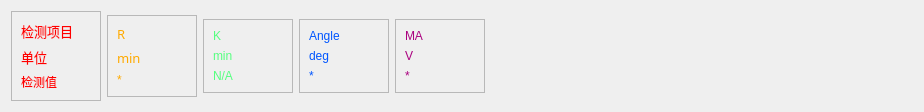
      <widget class="QWidget" name="scrollAreaWidgetContents">
       <property name="geometry">
        <rect>
         <x>0</x>
         <y>0</y>
         <width>924</width>
         <height>107</height>
        </rect>
       </property>
       <layout class="QGridLayout" name="gridLayout_21">
        <item row="0" column="3">
         <widget class="QFrame" name="frame_3">
          <property name="sizePolicy">
           <sizepolicy hsizetype="Minimum" vsizetype="Maximum">
            <horstretch>0</horstretch>
            <verstretch>0</verstretch>
           </sizepolicy>
          </property>
          <property name="minimumSize">
           <size>
            <width>90</width>
            <height>0</height>
           </size>
          </property>
          <property name="maximumSize">
           <size>
            <width>60</width>
            <height>16777215</height>
           </size>
          </property>
          <property name="styleSheet">
           <string notr="true">color: rgb(0, 85, 255);</string>
          </property>
          <property name="frameShape">
           <enum>QFrame::StyledPanel</enum>
          </property>
          <property name="frameShadow">
           <enum>QFrame::Raised</enum>
          </property>
          <layout class="QGridLayout" name="gridLayout_12">
           <item row="1" column="0">
            <widget class="QLabel" name="label_9">
             <property name="sizePolicy">
              <sizepolicy hsizetype="Preferred" vsizetype="Preferred">
               <horstretch>0</horstretch>
               <verstretch>0</verstretch>
              </sizepolicy>
             </property>
             <property name="text">
              <string>deg</string>
             </property>
            </widget>
           </item>
           <item row="2" column="0">
            <widget class="QLabel" name="lbAngleValue">
             <property name="text">
              <string>*</string>
             </property>
            </widget>
           </item>
           <item row="0" column="0">
            <widget class="QLabel" name="label_5">
             <property name="sizePolicy">
              <sizepolicy hsizetype="Preferred" vsizetype="Preferred">
               <horstretch>0</horstretch>
               <verstretch>0</verstretch>
              </sizepolicy>
             </property>
             <property name="text">
              <string>Angle</string>
             </property>
            </widget>
           </item>
          </layout>
         </widget>
        </item>
        <item row="0" column="4">
         <widget class="QFrame" name="frame_4">
          <property name="sizePolicy">
           <sizepolicy hsizetype="Minimum" vsizetype="Maximum">
            <horstretch>0</horstretch>
            <verstretch>0</verstretch>
           </sizepolicy>
          </property>
          <property name="minimumSize">
           <size>
            <width>90</width>
            <height>0</height>
           </size>
          </property>
          <property name="maximumSize">
           <size>
            <width>60</width>
            <height>16777215</height>
           </size>
          </property>
          <property name="styleSheet">
           <string notr="true">color: rgb(170, 0, 127);</string>
          </property>
          <property name="frameShape">
           <enum>QFrame::StyledPanel</enum>
          </property>
          <property name="frameShadow">
           <enum>QFrame::Raised</enum>
          </property>
          <layout class="QGridLayout" name="gridLayout_13">
           <item row="1" column="0">
            <widget class="QLabel" name="label_10">
             <property name="text">
              <string>V</string>
             </property>
            </widget>
           </item>
           <item row="0" column="0">
            <widget class="QLabel" name="label_6">
             <property name="sizePolicy">
              <sizepolicy hsizetype="Preferred" vsizetype="Preferred">
               <horstretch>0</horstretch>
               <verstretch>0</verstretch>
              </sizepolicy>
             </property>
             <property name="text">
              <string>MA</string>
             </property>
            </widget>
           </item>
           <item row="2" column="0">
            <widget class="QLabel" name="lbMAValue">
             <property name="text">
              <string>*</string>
             </property>
            </widget>
           </item>
          </layout>
         </widget>
        </item>
        <item row="0" column="1">
         <widget class="QFrame" name="frame">
          <property name="sizePolicy">
           <sizepolicy hsizetype="Minimum" vsizetype="Maximum">
            <horstretch>0</horstretch>
            <verstretch>0</verstretch>
           </sizepolicy>
          </property>
          <property name="minimumSize">
           <size>
            <width>90</width>
            <height>0</height>
           </size>
          </property>
          <property name="maximumSize">
           <size>
            <width>70</width>
            <height>16777215</height>
           </size>
          </property>
          <property name="layoutDirection">
           <enum>Qt::LeftToRight</enum>
          </property>
          <property name="styleSheet">
           <string notr="true">color: rgb(255, 170, 0);</string>
          </property>
          <property name="frameShape">
           <enum>QFrame::StyledPanel</enum>
          </property>
          <property name="frameShadow">
           <enum>QFrame::Raised</enum>
          </property>
          <layout class="QGridLayout" name="gridLayout_10">
           <item row="1" column="0">
            <widget class="QLabel" name="label_7">
             <property name="sizePolicy">
              <sizepolicy hsizetype="Preferred" vsizetype="Preferred">
               <horstretch>0</horstretch>
               <verstretch>0</verstretch>
              </sizepolicy>
             </property>
             <property name="font">
              <font>
               <family>微软雅黑</family>
               <pointsize>10</pointsize>
               <weight>50</weight>
               <italic>false</italic>
               <bold>false</bold>
              </font>
             </property>
             <property name="text">
              <string>min</string>
             </property>
            </widget>
           </item>
           <item row="2" column="0">
            <widget class="QLabel" name="lbRvalue">
             <property name="text">
              <string>*</string>
             </property>
            </widget>
           </item>
           <item row="0" column="0">
            <widget class="QLabel" name="label_2">
             <property name="sizePolicy">
              <sizepolicy hsizetype="Preferred" vsizetype="Preferred">
               <horstretch>0</horstretch>
               <verstretch>0</verstretch>
              </sizepolicy>
             </property>
             <property name="font">
              <font>
               <family>微软雅黑</family>
               <pointsize>10</pointsize>
               <weight>50</weight>
               <italic>false</italic>
               <bold>false</bold>
              </font>
             </property>
             <property name="text">
              <string>R</string>
             </property>
            </widget>
           </item>
          </layout>
         </widget>
        </item>
        <item row="0" column="0">
         <widget class="QFrame" name="frame_11">
          <property name="sizePolicy">
           <sizepolicy hsizetype="Minimum" vsizetype="Maximum">
            <horstretch>0</horstretch>
            <verstretch>0</verstretch>
           </sizepolicy>
          </property>
          <property name="minimumSize">
           <size>
            <width>90</width>
            <height>0</height>
           </size>
          </property>
          <property name="maximumSize">
           <size>
            <width>70</width>
            <height>16777215</height>
           </size>
          </property>
          <property name="layoutDirection">
           <enum>Qt::LeftToRight</enum>
          </property>
          <property name="styleSheet">
           <string notr="true">color: rgb(255, 0, 0);</string>
          </property>
          <property name="frameShape">
           <enum>QFrame::StyledPanel</enum>
          </property>
          <property name="frameShadow">
           <enum>QFrame::Raised</enum>
          </property>
          <layout class="QGridLayout" name="gridLayout_20">
           <item row="1" column="0">
            <widget class="QLabel" name="label_24">
             <property name="sizePolicy">
              <sizepolicy hsizetype="Preferred" vsizetype="Preferred">
               <horstretch>0</horstretch>
               <verstretch>0</verstretch>
              </sizepolicy>
             </property>
             <property name="font">
              <font>
               <family>微软雅黑</family>
               <pointsize>10</pointsize>
               <weight>50</weight>
               <italic>false</italic>
               <bold>false</bold>
              </font>
             </property>
             <property name="text">
              <string>单位</string>
             </property>
            </widget>
           </item>
           <item row="2" column="0">
            <widget class="QLabel" name="lbChannel">
             <property name="text">
              <string>检测值</string>
             </property>
            </widget>
           </item>
           <item row="0" column="0">
            <widget class="QLabel" name="label_23">
             <property name="sizePolicy">
              <sizepolicy hsizetype="Preferred" vsizetype="Preferred">
               <horstretch>0</horstretch>
               <verstretch>0</verstretch>
              </sizepolicy>
             </property>
             <property name="font">
              <font>
               <family>微软雅黑</family>
               <pointsize>10</pointsize>
               <weight>50</weight>
               <italic>false</italic>
               <bold>false</bold>
              </font>
             </property>
             <property name="text">
              <string>检测项目</string>
             </property>
            </widget>
           </item>
          </layout>
         </widget>
        </item>
        <item row="0" column="5">
         <spacer name="horizontalSpacer">
          <property name="orientation">
           <enum>Qt::Horizontal</enum>
          </property>
          <property name="sizeHint" stdset="0">
           <size>
            <width>40</width>
            <height>20</height>
           </size>
          </property>
         </spacer>
        </item>
        <item row="0" column="2">
         <widget class="QFrame" name="frame_2">
          <property name="sizePolicy">
           <sizepolicy hsizetype="Minimum" vsizetype="Maximum">
            <horstretch>0</horstretch>
            <verstretch>0</verstretch>
           </sizepolicy>
          </property>
          <property name="minimumSize">
           <size>
            <width>90</width>
            <height>0</height>
           </size>
          </property>
          <property name="maximumSize">
           <size>
            <width>70</width>
            <height>16777215</height>
           </size>
          </property>
          <property name="styleSheet">
           <string notr="true">color: rgb(85, 255, 127);</string>
          </property>
          <property name="frameShape">
           <enum>QFrame::StyledPanel</enum>
          </property>
          <property name="frameShadow">
           <enum>QFrame::Raised</enum>
          </property>
          <layout class="QGridLayout" name="gridLayout_11">
           <item row="1" column="0">
            <widget class="QLabel" name="label_8">
             <property name="sizePolicy">
              <sizepolicy hsizetype="Preferred" vsizetype="Preferred">
               <horstretch>0</horstretch>
               <verstretch>0</verstretch>
              </sizepolicy>
             </property>
             <property name="text">
              <string>min</string>
             </property>
            </widget>
           </item>
           <item row="0" column="0">
            <widget class="QLabel" name="label_3">
             <property name="sizePolicy">
              <sizepolicy hsizetype="Preferred" vsizetype="Preferred">
               <horstretch>0</horstretch>
               <verstretch>0</verstretch>
              </sizepolicy>
             </property>
             <property name="text">
              <string>K</string>
             </property>
            </widget>
           </item>
           <item row="2" column="0">
            <widget class="QLabel" name="lbKvalue">
             <property name="text">
              <string>N/A</string>
             </property>
            </widget>
           </item>
          </layout>
         </widget>
        </item>
       </layout>
      </widget>
